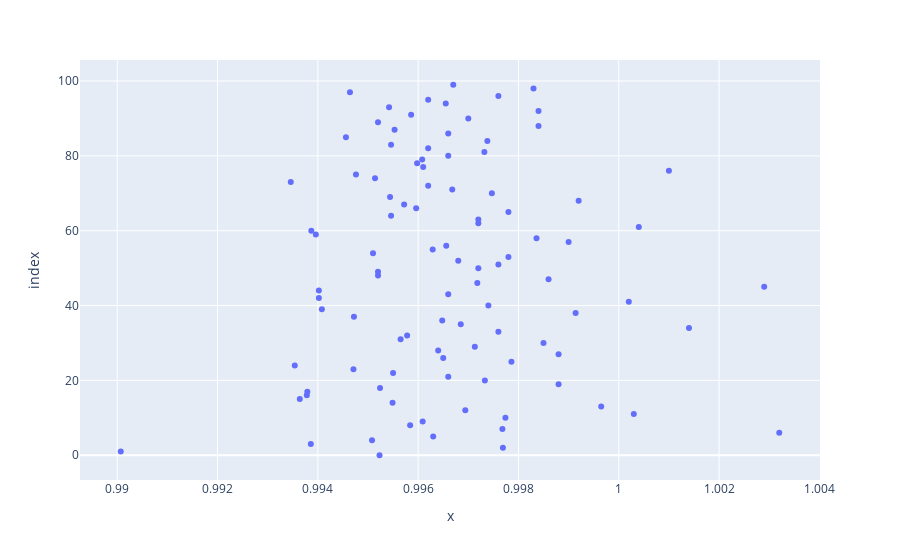

Here is the notebook cell this chart was saved with:
### Code cell
# Normalize the data
x = (x - x.mean()) / x.std()
print(x.mean(), x.std())

# Add intercept term to x
x = np.append(np.ones((x.shape)), x, axis=1)


# Num of examples and features (with intercept)
m = x.shape[0]
n = x.shape[1]

# Visualize data
fig = px.scatter(x[:, 1], y[:, 0])
fig.show()

### Figure 1 — Plotly figure (JSON) as saved in the notebook; plotly's stock layout.template omitted (floating-point values rounded to 4 significant figures)
{"data": [{"hovertemplate": "x=%{x}<br>index=%{y}<extra></extra>", "legendgroup": "", "marker": {"color": "#636efa", "symbol": "circle"}, "mode": "markers", "name": "", "orientation": "h", "showlegend": false, "type": "scatter", "x": [0.9952, 0.9901, 0.9977, 0.9939, 0.9951, 0.9963, 1.003, 0.9977, 0.9958, 0.9961, 0.9977, 1.0, 0.9969, 0.9997, 0.9955, 0.9936, 0.9938, 0.9938, 0.9952, 0.9988, 0.9973, 0.9966, 0.9955, 0.9947, 0.9935, 0.9979, 0.9965, 0.9988, 0.9964, 0.9971, 0.9985, 0.9957, 0.9958, 0.9976, 1.001, 0.9969, 0.9965, 0.9947, 0.9991, 0.9941, 0.9974, 1.0, 0.994, 0.9966, 0.994, 1.003, 0.9972, 0.9986, 0.9952, 0.9952, 0.9972, 0.9976, 0.9968, 0.9978, 0.9951, 0.9963, 0.9966, 0.999, 0.9984, 0.994, 0.9939, 1.0, 0.9972, 0.9972, 0.9955, 0.9978, 0.996, 0.9957, 0.9992, 0.9954, 0.9975, 0.9967, 0.9962, 0.9935, 0.9951, 0.9948, 1.001, 0.9961, 0.996, 0.9961, 0.9966, 0.9973, 0.9962, 0.9955, 0.9974, 0.9946, 0.9966, 0.9955, 0.9984, 0.9952, 0.997, 0.9959, 0.9984, 0.9954, 0.9966, 0.9962, 0.9976, 0.9946, 0.9983, 0.9967], "xaxis": "x", "y": [0, 1, 2, 3, 4, 5, 6, 7, 8, 9, 10, 11, 12, 13, 14, 15, 16, 17, 18, 19, 20, 21, 22, 23, 24, 25, 26, 27, 28, 29, 30, 31, 32, 33, 34, 35, 36, 37, 38, 39, 40, 41, 42, 43, 44, 45, 46, 47, 48, 49, 50, 51, 52, 53, 54, 55, 56, 57, 58, 59, 60, 61, 62, 63, 64, 65, 66, 67, 68, 69, 70, 71, 72, 73, 74, 75, 76, 77, 78, 79, 80, 81, 82, 83, 84, 85, 86, 87, 88, 89, 90, 91, 92, 93, 94, 95, 96, 97, 98, 99], "yaxis": "y"}], "layout": {"legend": {"tracegroupgap": 0}, "margin": {"t": 60}, "xaxis": {"anchor": "y", "domain": [0, 1], "title": {"text": "x"}}, "yaxis": {"anchor": "x", "domain": [0, 1], "title": {"text": "index"}}}}
